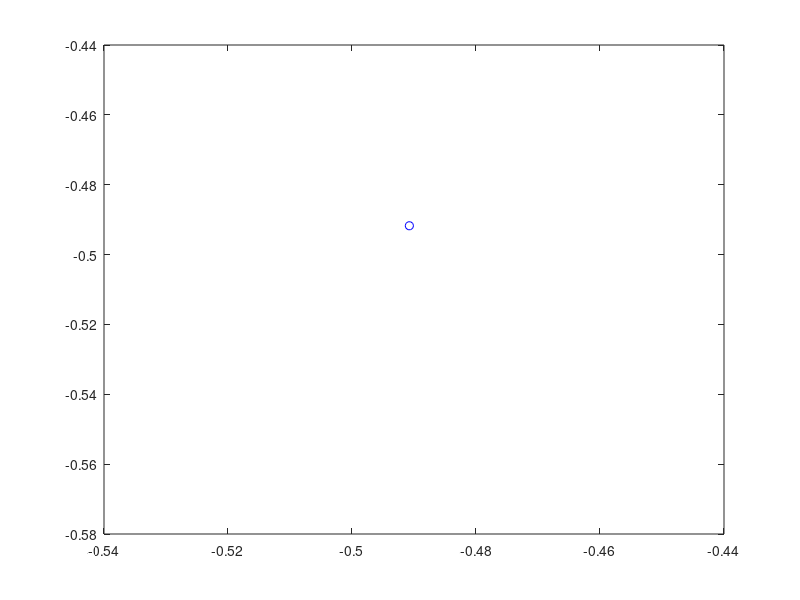

This chart was generated by the following MATLAB code: (Note: this script raises an error after producing the figure.)
close all
clear

pos_rob = [-0.5,-0.5;0.5,0.5];
pos_ref =  [1.1,1;-1.1,-1];
pos_circ = [-0.5,-0.5;0.5,0.5]/2;

% circular constraint sets
zbf_circ = @(i,pos_rob) 1-(pos_rob(i,:)-pos_circ(i,:))*(pos_rob(i,:)-pos_circ(i,:))';
% nominal control
knom = 1;
unom_rob = @(i,pos_rob) -knom*(pos_rob(i,:)-pos_ref(i,:));
% bounded distance costraints
ld = 0.5; ud = 1;
zbf_lb = @(i,j,pos_rob) (pos_rob(i,:)-pos_rob(j,:))*(pos_rob(i,:)-pos_rob(j,:))'-ld^2;
zbf_ub = @(i,j,pos_rob) ud^2-(pos_rob(i,:)-pos_rob(j,:))*(pos_rob(i,:)-pos_rob(j,:))';
% extended K-class function
akcf = 1;
ekcf = @(h) akcf*h;
% control barrier function (less or equal)
cbfa_circ = @(i,pos_rob) pos_rob(i,:)-pos_circ(i,:);
cbfb_circ = @(i,pos_rob) ekcf(zbf_circ(i,pos_rob));
cbfa_lb = @(i,j,pos_rob) -(pos_rob(i,:)-pos_rob(j,:));
cbfb_lb = @(i,j,pos_rob) ekcf(zbf_lb(i,j,pos_rob));
cbfa_ub = @(i,j,pos_rob) -cbfa_lb(i,j,pos_rob);
cbfb_ub = @(i,j,pos_rob) ekcf(zbf_ub(i,j,pos_rob));

% simulation
dt = 0.01;
T = 10;
loop = 0;
color_list = ['b','g','m','r','c'];
for t=0:dt:T
    loop = loop+1;
    % control barrier function - quadratic program
    for i=1:2
        fqp = -unom_rob(i,pos_rob)';
        aqp = cbfa_circ(i,pos_rob);
        bqp = cbfb_circ(i,pos_rob);
        for j=1:2
            if i~=j
                aqp = [aqp;cbfa_lb(i,j,pos_rob)];
                bqp = [bqp;cbfb_lb(i,j,pos_rob)];
                aqp = [aqp;cbfa_ub(i,j,pos_rob)];
                bqp = [bqp;cbfb_ub(i,j,pos_rob)];
            end
        end
        [uqp,~,is_solved] = quadprog(eye(2),fqp,aqp,bqp);
        uqp_rob(i,:) = uqp';
    end
    % update
    pos_rob = pos_rob+dt*uqp_rob;
    % plot
    for i=1:2
        plot(pos_rob(i,1),pos_rob(i,2),[color_list(i) 'o']); hold on
        circle_(pos_circ(i,:),1,'color',color_list(i));
        plot(pos_ref(i,1),pos_ref(i,2),[color_list(i) 'd']);
        quiver(pos_rob(i,1),pos_rob(i,2),uqp_rob(i,1),uqp_rob(i,2))
    end
    hold off
    drawnow
end


